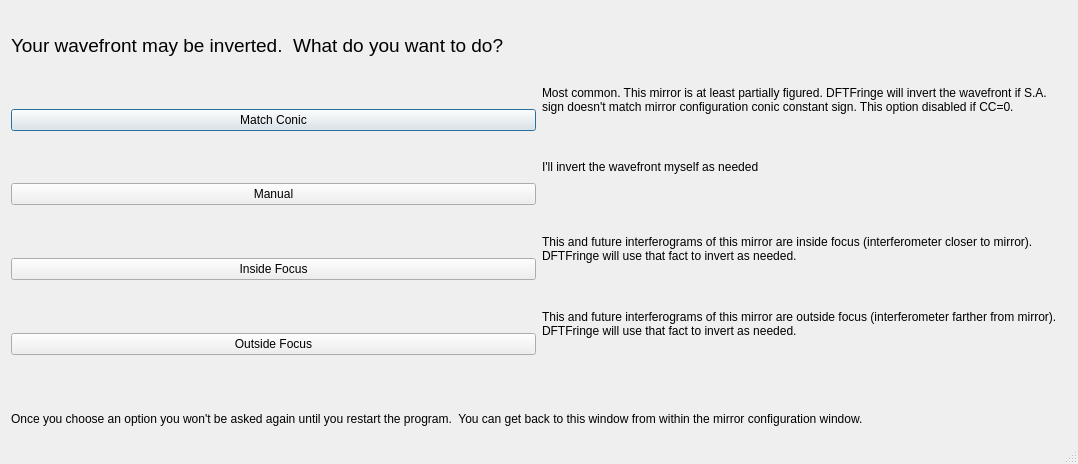
<?xml version="1.0" encoding="UTF-8"?>
<ui version="4.0">
 <class>autoInvertDlg</class>
 <widget class="QDialog" name="autoInvertDlg">
  <property name="geometry">
   <rect>
    <x>0</x>
    <y>0</y>
    <width>1078</width>
    <height>464</height>
   </rect>
  </property>
  <property name="sizePolicy">
   <sizepolicy hsizetype="Preferred" vsizetype="Preferred">
    <horstretch>3</horstretch>
    <verstretch>1</verstretch>
   </sizepolicy>
  </property>
  <property name="windowTitle">
   <string>Invert Wavefront Mode</string>
  </property>
  <property name="sizeGripEnabled">
   <bool>true</bool>
  </property>
  <property name="modal">
   <bool>true</bool>
  </property>
  <layout class="QVBoxLayout" name="verticalLayout">
   <item>
    <widget class="QLabel" name="lblMain">
     <property name="font">
      <font>
       <pointsize>14</pointsize>
      </font>
     </property>
     <property name="text">
      <string>Your wavefront may be inverted.  What do you want to do?</string>
     </property>
     <property name="wordWrap">
      <bool>true</bool>
     </property>
    </widget>
   </item>
   <item>
    <layout class="QHBoxLayout" name="horizontalLayout">
     <item>
      <widget class="QPushButton" name="btnUseConic">
       <property name="text">
        <string>Match Conic</string>
       </property>
      </widget>
     </item>
     <item>
      <widget class="QLabel" name="label_2">
       <property name="text">
        <string>Most common. This mirror is at least partially figured. DFTFringe will invert the wavefront if S.A. sign doesn't match mirror configuration conic constant sign. This option disabled if CC=0.</string>
       </property>
       <property name="alignment">
        <set>Qt::AlignLeading|Qt::AlignLeft|Qt::AlignTop</set>
       </property>
       <property name="wordWrap">
        <bool>true</bool>
       </property>
      </widget>
     </item>
    </layout>
   </item>
   <item>
    <layout class="QHBoxLayout" name="horizontalLayout_2">
     <item>
      <widget class="QPushButton" name="btnManual">
       <property name="text">
        <string>Manual</string>
       </property>
      </widget>
     </item>
     <item>
      <widget class="QLabel" name="label">
       <property name="text">
        <string>I'll invert the wavefront myself as needed</string>
       </property>
       <property name="alignment">
        <set>Qt::AlignLeading|Qt::AlignLeft|Qt::AlignTop</set>
       </property>
       <property name="wordWrap">
        <bool>true</bool>
       </property>
      </widget>
     </item>
    </layout>
   </item>
   <item>
    <layout class="QHBoxLayout" name="horizontalLayout_3">
     <item>
      <widget class="QPushButton" name="btnInside">
       <property name="text">
        <string>Inside Focus</string>
       </property>
      </widget>
     </item>
     <item>
      <widget class="QLabel" name="label_3">
       <property name="text">
        <string>This and future interferograms of this mirror are inside focus (interferometer closer to mirror).  DFTFringe will use that fact to invert as needed.</string>
       </property>
       <property name="alignment">
        <set>Qt::AlignLeading|Qt::AlignLeft|Qt::AlignTop</set>
       </property>
       <property name="wordWrap">
        <bool>true</bool>
       </property>
      </widget>
     </item>
    </layout>
   </item>
   <item>
    <layout class="QHBoxLayout" name="horizontalLayout_4">
     <item>
      <widget class="QPushButton" name="btnOutside">
       <property name="text">
        <string>Outside Focus</string>
       </property>
      </widget>
     </item>
     <item>
      <widget class="QLabel" name="label_4">
       <property name="text">
        <string>This and future interferograms of this mirror are outside focus (interferometer farther from mirror).  DFTFringe will use that fact to invert as needed.</string>
       </property>
       <property name="alignment">
        <set>Qt::AlignLeading|Qt::AlignLeft|Qt::AlignTop</set>
       </property>
       <property name="wordWrap">
        <bool>true</bool>
       </property>
      </widget>
     </item>
    </layout>
   </item>
   <item>
    <widget class="QLabel" name="label_6">
     <property name="text">
      <string>Once you choose an option you won't be asked again until you restart the program.  You can get back to this window from within the mirror configuration window.</string>
     </property>
     <property name="wordWrap">
      <bool>true</bool>
     </property>
    </widget>
   </item>
  </layout>
 </widget>
 <resources/>
 <connections/>
</ui>
